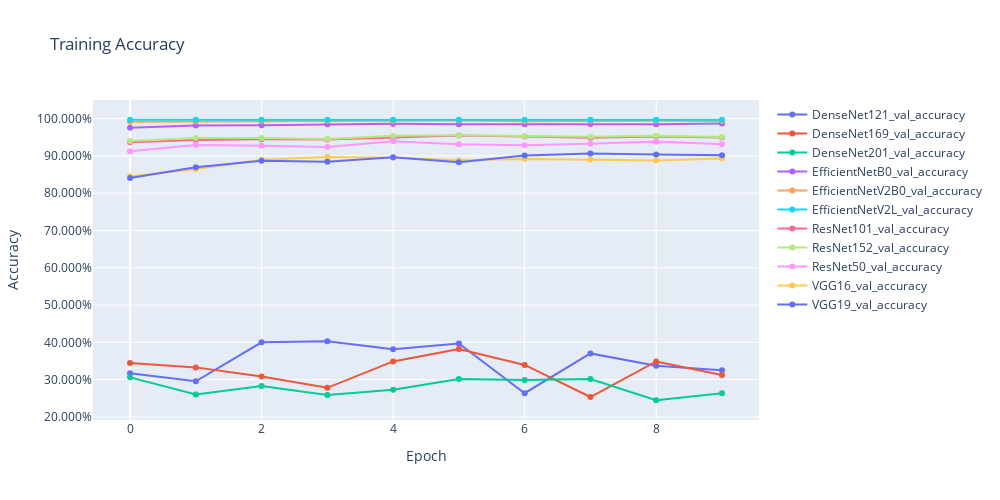

The notebook cell saved with this chart:
### Code cell
plot_accuracy(val_accuracy_df, 'Training Accuracy')

### Figure 1 — Plotly figure (JSON) as saved in the notebook; plotly's stock layout.template omitted (floating-point values rounded to 4 significant figures)
{"data": [{"mode": "lines+markers", "name": "DenseNet121_val_accuracy", "type": "scatter", "x": [0, 1, 2, 3, 4, 5, 6, 7, 8, 9], "y": [0.3169, 0.2955, 0.4, 0.4031, 0.3814, 0.3967, 0.2634, 0.3702, 0.3371, 0.3254]}, {"mode": "lines+markers", "name": "DenseNet169_val_accuracy", "type": "scatter", "x": [0, 1, 2, 3, 4, 5, 6, 7, 8, 9], "y": [0.3447, 0.3327, 0.3083, 0.278, 0.3488, 0.3822, 0.3394, 0.2532, 0.3485, 0.3121]}, {"mode": "lines+markers", "name": "DenseNet201_val_accuracy", "type": "scatter", "x": [0, 1, 2, 3, 4, 5, 6, 7, 8, 9], "y": [0.306, 0.2601, 0.2831, 0.2589, 0.2729, 0.3014, 0.2991, 0.3014, 0.2446, 0.2634]}, {"mode": "lines+markers", "name": "EfficientNetB0_val_accuracy", "type": "scatter", "x": [0, 1, 2, 3, 4, 5, 6, 7, 8, 9], "y": [0.9753, 0.9817, 0.9824, 0.985, 0.986, 0.9847, 0.9847, 0.9852, 0.9847, 0.9868]}, {"mode": "lines+markers", "name": "EfficientNetV2B0_val_accuracy", "type": "scatter", "x": [0, 1, 2, 3, 4, 5, 6, 7, 8, 9], "y": [0.9916, 0.9921, 0.9934, 0.9941, 0.9936, 0.9946, 0.9931, 0.9941, 0.9944, 0.9939]}, {"mode": "lines+markers", "name": "EfficientNetV2L_val_accuracy", "type": "scatter", "x": [0, 1, 2, 3, 4, 5, 6, 7, 8, 9], "y": [0.9969, 0.9969, 0.9969, 0.9969, 0.9967, 0.9969, 0.9967, 0.9967, 0.9967, 0.9967]}, {"mode": "lines+markers", "name": "ResNet101_val_accuracy", "type": "scatter", "x": [0, 1, 2, 3, 4, 5, 6, 7, 8, 9], "y": [0.9366, 0.9429, 0.945, 0.9439, 0.949, 0.9546, 0.9518, 0.9485, 0.9521, 0.9496]}, {"mode": "lines+markers", "name": "ResNet152_val_accuracy", "type": "scatter", "x": [0, 1, 2, 3, 4, 5, 6, 7, 8, 9], "y": [0.9401, 0.9483, 0.9478, 0.9452, 0.9541, 0.9557, 0.9536, 0.9516, 0.9541, 0.9506]}, {"mode": "lines+markers", "name": "ResNet50_val_accuracy", "type": "scatter", "x": [0, 1, 2, 3, 4, 5, 6, 7, 8, 9], "y": [0.9126, 0.9289, 0.9271, 0.9241, 0.9391, 0.931, 0.9287, 0.9327, 0.9389, 0.9315]}, {"mode": "lines+markers", "name": "VGG16_val_accuracy", "type": "scatter", "x": [0, 1, 2, 3, 4, 5, 6, 7, 8, 9], "y": [0.8454, 0.8645, 0.8899, 0.8968, 0.895, 0.8882, 0.8915, 0.8904, 0.8879, 0.893]}, {"mode": "lines+markers", "name": "VGG19_val_accuracy", "type": "scatter", "x": [0, 1, 2, 3, 4, 5, 6, 7, 8, 9], "y": [0.8408, 0.8698, 0.8869, 0.8843, 0.8966, 0.8828, 0.9009, 0.9065, 0.9037, 0.9014]}], "layout": {"height": 500, "title": {"text": "Training Accuracy"}, "width": 1000, "xaxis": {"title": {"text": "Epoch"}}, "yaxis": {"tickformat": ".3%", "title": {"text": "Accuracy"}}}}
